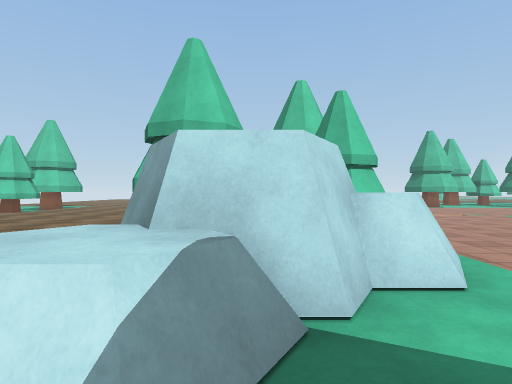
[1] (above)

24 first-person views from a walk through a scene from a Unity 3-D project. The camera is 1.5 m above the floor, looks level and sees 75° across. The floor is counted in squares, 2 m on a side. Each view is taken from the middle of a square. On the plan, view 1 faces up. The plan holds only what a view shows up to about 11 squares ahead; the rest is blank. The place goes on beyond the plan. Surface patterns are stand-ins for the level's own textures.

[2]
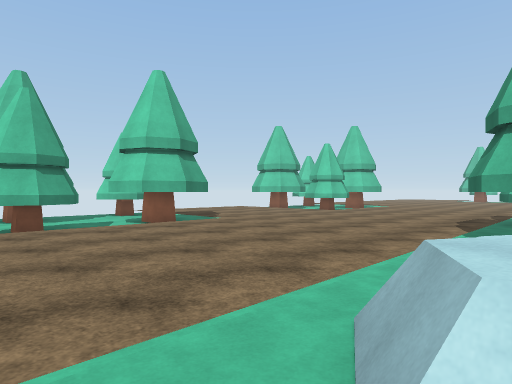

[3]
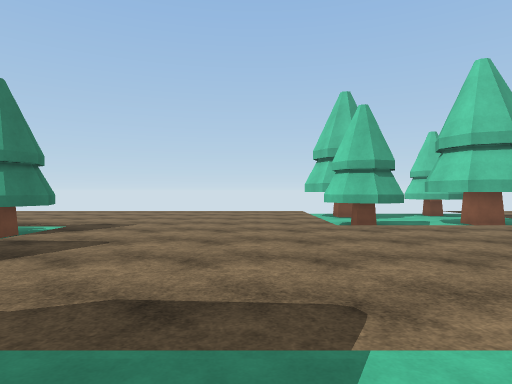

[4]
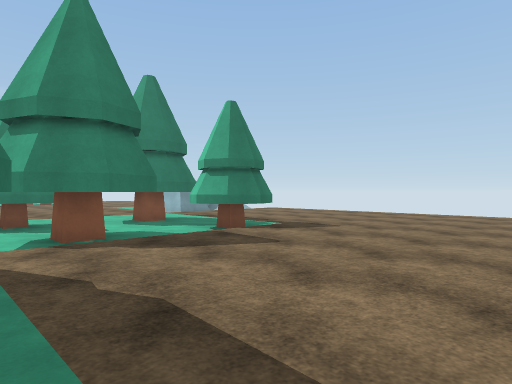

[5]
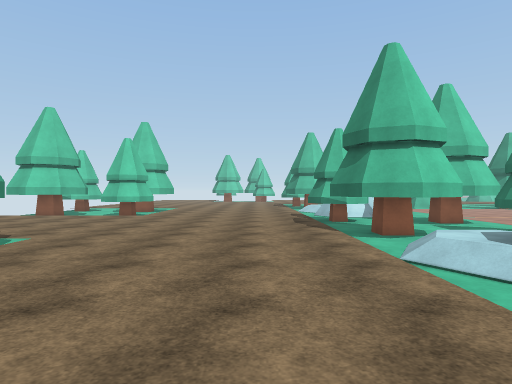

[6]
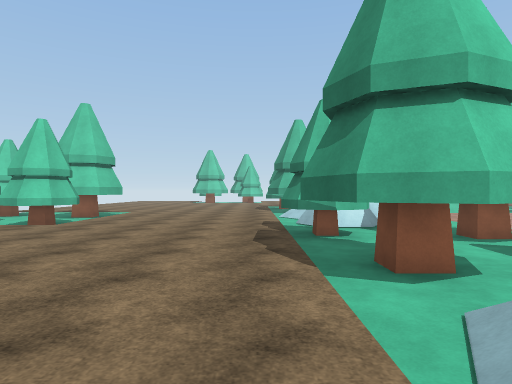

[7]
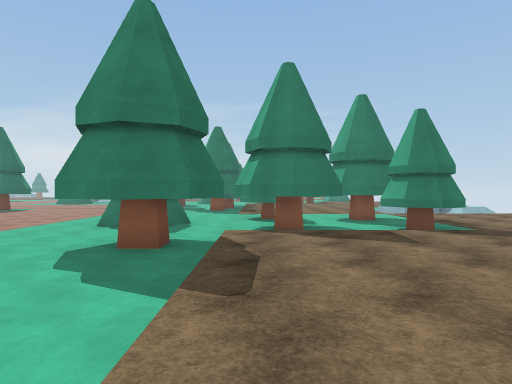

[8]
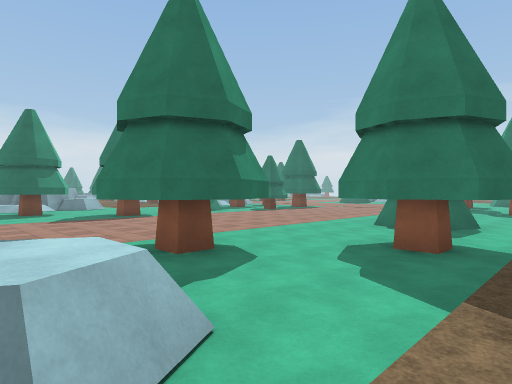

[9]
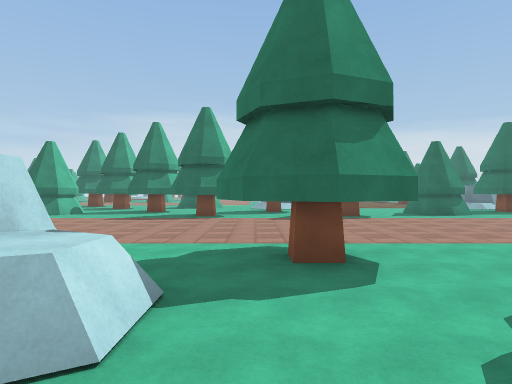

[10]
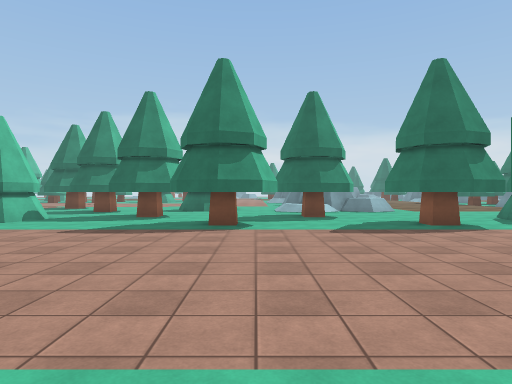

[11]
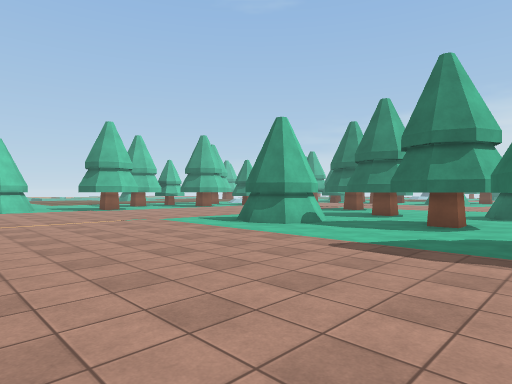

[12]
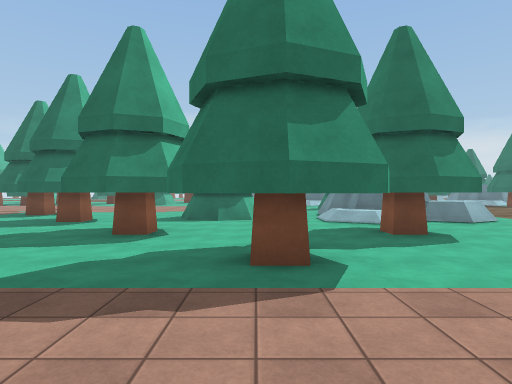

[13]
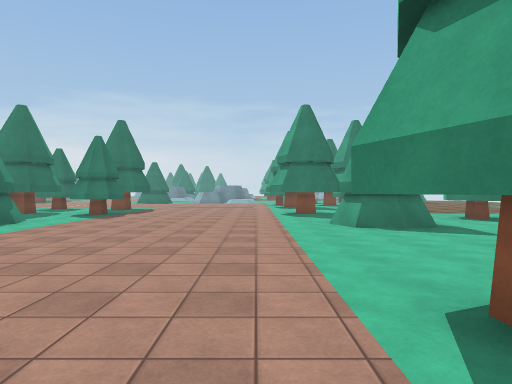

[14]
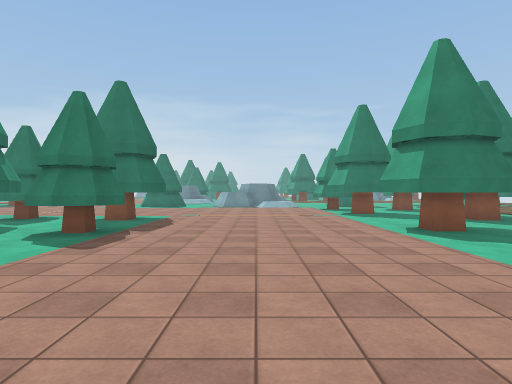

[15]
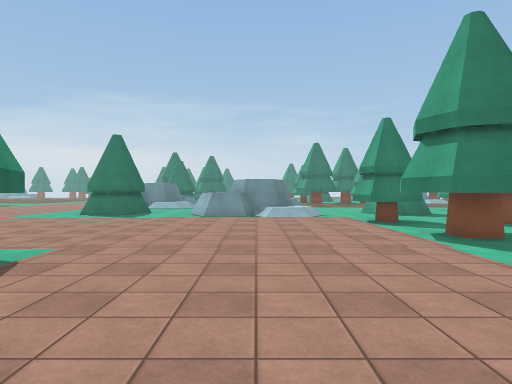

[16]
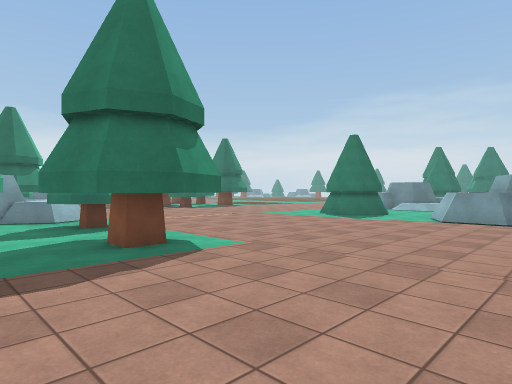

[17]
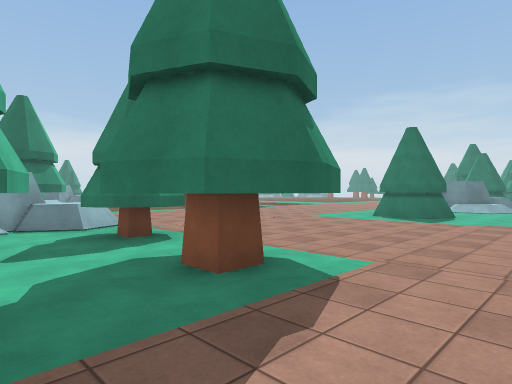

[18]
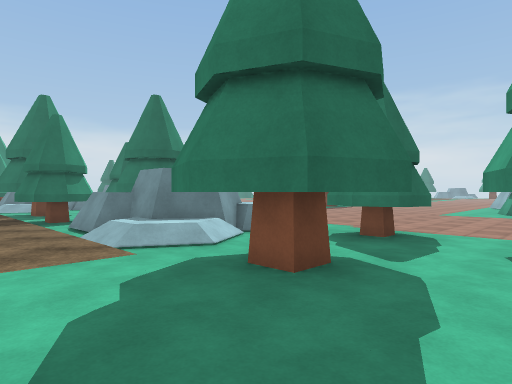

[19]
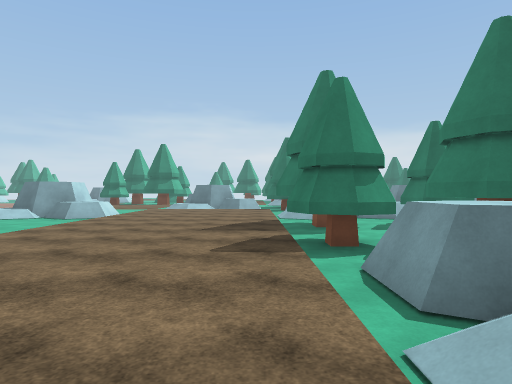

[20]
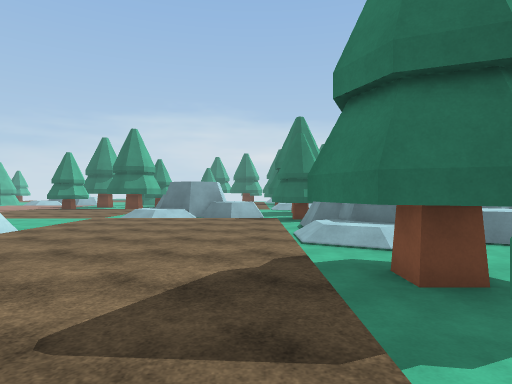

[21]
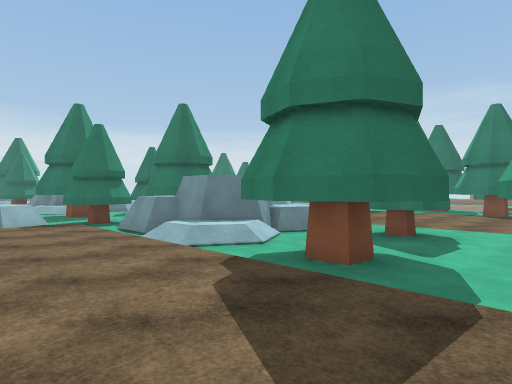

[22]
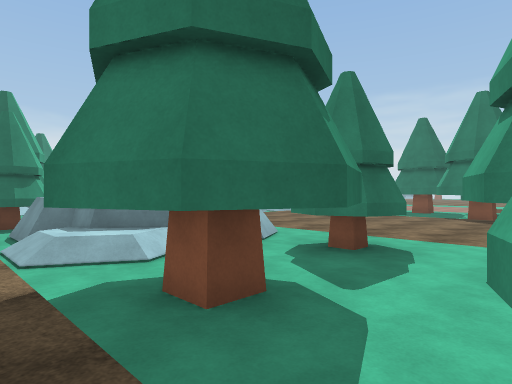

[23]
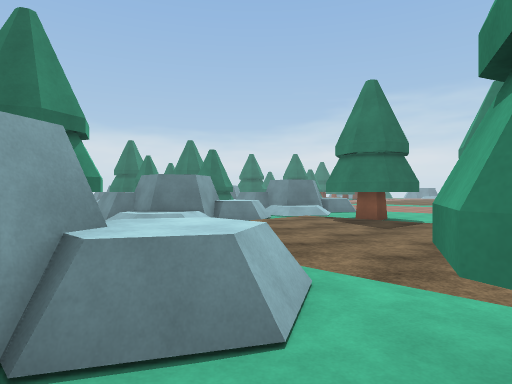

[24]
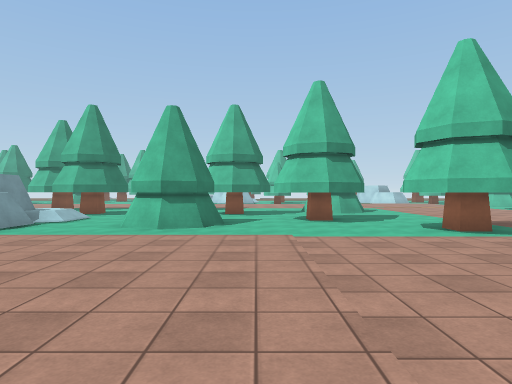

### Floor plan
Key: @ floor where view 1 was taken; # wall or solid block; . main floor; : floor 0.25 m higher than the main floor; / step, stairs or slope; = window, fence, low wall or low ledge; ^ raised ledge; T tree.
Columns run from 12 left of view 1 to 30 right of it. Each row starts with its distance up from view 1.
 14  T TT:::::/      ...
 13  TTT.:::::.      ...
 12   TTT:::::= # .......
 11 TT.TT:::::.^.........
 10 ::::::::::TT.TT......       TT
  9  :::::::::TTTTT...... T    TTT.
  8   ::::::::.TTT  .....TTT  TTT....
  7   ::::::::TTTT  ..... T  TTT .....
  6   ::::::::TT TT......    TT  ......
  5 TT.TT::::://   ......  TT    .......
  4 TTTTT::::://  =...... TTT  T ......
  3 TTTT.:::::.###.......TTT  TTT.....
  2  TTTT:::::=^#.......TTT    T ....
  1 TT.TT:::::.^........TT       ..
  0 ::::::::::..@TT......    ////.
 -1 ::::::::::..TTT......    //#^      //   ::
 -2 ::::::::::.TTT......     .         .#  /::
 -3 ::::::::::TTT ......     =^     T  =^ ..::
 -4 ::::::::::TT  ......     .^    ... .^/..::
 -5 :::::TT.TT    .......     ::  :::::::::://
 -6 :::::TTTTT    .......      ::::::::::::://
 -7 :::::.TTT    T.......T     :::::::::::::.#
 -8 :::::TTTTT    ........  .:::::::::::::::=^
 -9  ::::TT.TT    .......   .:::::::::::::::.^
-10      :::::   TT.....TT TT////.TT.TT////.TT
-11      ::::   TTT.....TTTTT//#^ TTTTT//#^ TTT
-12        ::  TTT.......TTT..##   TTT..##   T
-13           TTT ......TTTTT=^   TTTTT=^#  TT
-14          :T   ......TT.TT.^   TT.TT.^/  TT
-15          :T  TT............     ::::::  ///
-16             TTT.............    ::::::: //#
-17             TT..............    ::::::::.##
-18            TTTT............      :::::::=^
-19            T TT...........       :::::::.^
-20                ////.......       TT  .TT//
-21                //#^=  T          TT  TTT/

Positions as (right, up) in squares from view 1, and headings:
1: (0, 0), facing up
2: (-1, 0), facing up-left
3: (-1, -1), facing left
4: (-2, 0), facing down-left
5: (-4, 0), facing up
6: (-3, 3), facing up
7: (-3, 2), facing down
8: (-3, 2), facing down-right
9: (-3, 0), facing right
10: (1, 1), facing right
11: (3, 2), facing up-right
12: (5, 2), facing right
13: (3, 1), facing down
14: (5, -4), facing down
15: (5, -10), facing down
16: (4, -11), facing down-right
17: (6, -11), facing down-right
18: (9, -8), facing down-right
19: (13, -9), facing right
20: (18, -9), facing right
21: (19, -7), facing down-right
22: (19, -9), facing down-right
23: (22, -12), facing down-right
24: (23, 5), facing left
